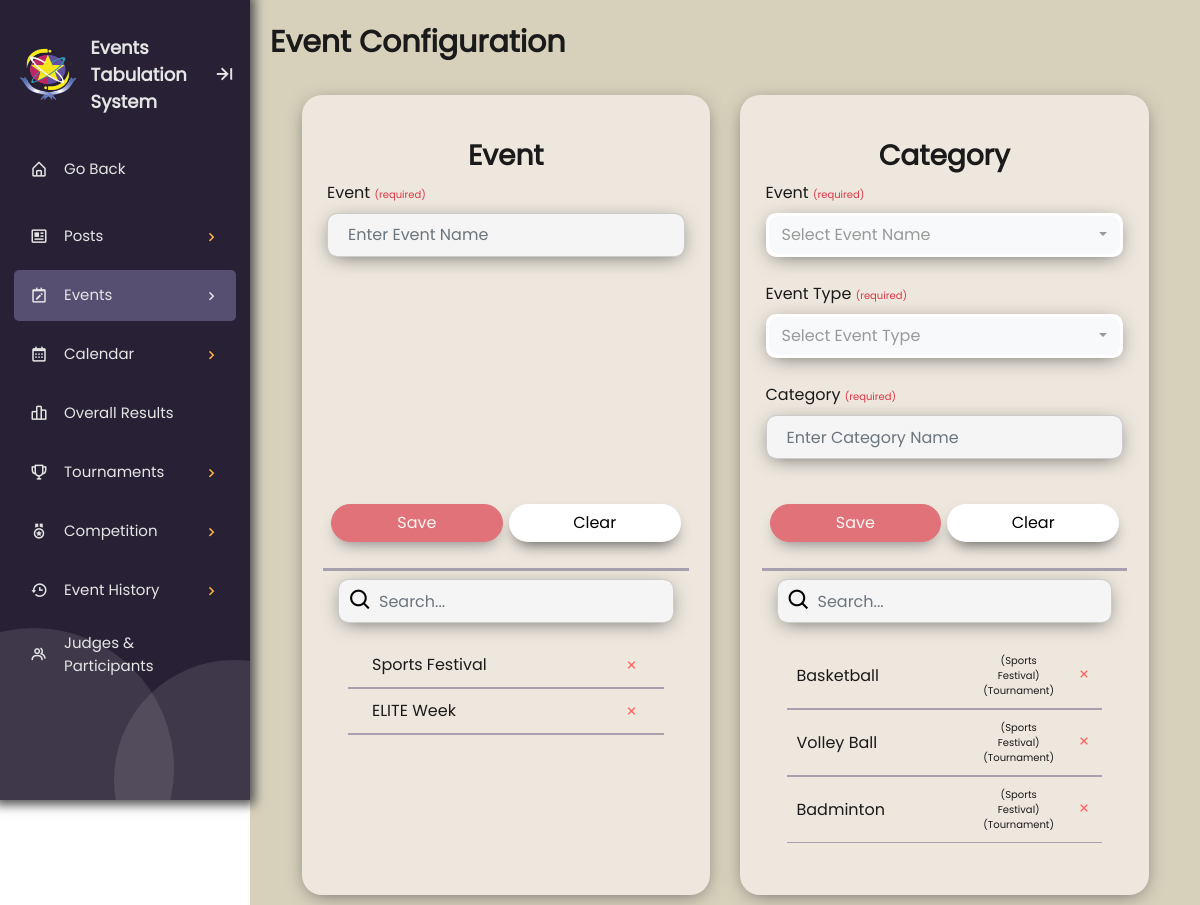
Page /EVE-admin-event-configuration.php (signed in) on the committed database.
### tables this page shows
CREATE TABLE `eventnametb` (
  `event_name_id` int(11) NOT NULL,
  `event_name` varchar(30) NOT NULL
);

CREATE TABLE `categorynametb` (
  `category_name_id` int(11) NOT NULL,
  `event_name_id` int(11) NOT NULL,
  `event_type_id` int(11) NOT NULL,
  `category_name` varchar(30) NOT NULL
);

CREATE TABLE `eventtypetb` (
  `event_type_id` int(11) NOT NULL,
  `event_type` varchar(15) NOT NULL
);

### php/EVE-admin-event-config-get-data.php (called while the page is built, shortened)
<?php
    $dbname=mysqli_connect("localhost","root","","pupets");
    $eventName_query = "SELECT * FROM `eventnametb`";
    $eventName = mysqli_query($dbname, $eventName_query);
    $categoryName_query = "SELECT * FROM `categorynametb`";
    $categoryName = mysqli_query($dbname, $categoryName_query);
?>

### EVE-admin-event-configuration.php (the view, shortened to what this page needs)
<?php
  include './php/EVE-admin-event-config-get-data.php';
?>
<!DOCTYPE html>
<html lang="en">
  <head>
    <link rel="stylesheet" href="./css/theme-mode.css">
    <link rel="stylesheet" href="./css/boxicons.css">
    <link rel="stylesheet" href="./css/responsive.css">
    <link rel="stylesheet" href="./css/sidebar-style.css">
    <link rel="stylesheet" href="./css/EVE-admin-bootstrap-select.min.css">
    <link rel="stylesheet" href="./css/EVE-admin-bootstrap4.min.css">
    <link rel="stylesheet" href="./css/EVE-admin-event-config.css">
    <link rel="stylesheet" href="./css/EVE-admin-confirmation.css">
  </head>
  <body>
    <div class="sidebar open box-shadow">
      <div class="bottom-design">
        <div class="design1"></div>
        <div class="design2"></div>
      </div>
      <div class="logo_details">
        <img src="./pictures/logo.png" alt="student council logo" class="icon logo">
        <div class="logo_name">Events Tabulation System</div>
        <i class="bx bx-arrow-to-right" id="btn"></i>
      </div>
      <div class="wrapper">
        <li class="nav-item top">
          <a href="index.php">
            <i class="bx bx-home-alt"></i>
            <span class="link_name">Go Back</span>
          </a>
        </li>
        <div class="sidebar-content-container">
          <ul class="nav-list">
            <li class="nav-item">
              <a href="#posts" class="menu_btn">
                <i class="bx bx-news"><i class="dropdown_icon bx bx-chevron-down"></i></i>
                <span class="link_name">Posts
                  <i class="change-icon dropdown_icon bx bx-chevron-right"></i>
                </span>
              </a>
            </li>
            <li class="nav-item">
              <a href="#event_menu" class="menu_btn active">
                <i class="bx bx-calendar-edit"><i class="dropdown_icon bx bx-chevron-down"></i></i>
                <span class="link_name">Events
                  <i class="change-icon dropdown_icon bx bx-chevron-right"></i>
                </span>
              </a>
            </li>
            <li class="nav-item">
              <a href="#" class="menu_btn">
                <i class="bx bx-calendar"><i class="dropdown_icon bx bx-chevron-down"></i></i>
                <span class="link_name">Calendar
                  <i class="change-icon dropdown_icon bx bx-chevron-right"></i>
                </span>
              </a>
            </li>
            <li class="nav-item">
              <a href="BAR-admin.php">
                <i class='bx bx-bar-chart-alt-2'></i>
                <span class="link_name">Overall Results</span>
              </a>
            </li>
            <li class="nav-item">
              <a href="#tournaments" class="menu_btn">
                <i class="bx bx-trophy"><i class="dropdown_icon bx bx-chevron-down"></i></i>
                <span class="link_name">Tournaments
                  <i class="change-icon dropdown_icon bx bx-chevron-right"></i>
                </span>
              </a>
            </li>
            <li class="nav-item">
              <a href="#competition" class="menu_btn">
                <i class="bx bx-medal"><i class="dropdown_icon bx bx-chevron-down"></i></i>
                <span class="link_name">Competition
                  <i class="change-icon dropdown_icon bx bx-chevron-right"></i>
                </span>
              </a>
            </li>
            <li class="nav-item">
              <a href="#event_history" class="menu_btn">
                <i class="bx bx-history"><i class="dropdown_icon bx bx-chevron-down"></i></i>
                <span class="link_name">Event History
                  <i class="change-icon dropdown_icon bx bx-chevron-right"></i>
                </span>
              </a>
            </li>
            <li class="nav-item">
              <a href="P&J-admin-formPJ.php">
                <i class="bx bx-group"></i>
                <span class="link_name">Judges & <br> Participants</span>
              </a>
            </li>
          </ul>
        </div>
      </div>
    </div>
    <section class="home-section">
      <div class="header">Event Configuration</div>
      <div class="container-fluid d-flex flex-column flex-md-row">
        <div class="d-flex flex-md-column col-md-6 justify-content-center align-items-center">
          <div class="event-name-config-container row flex-column d-flex justify-content-center content-box-shadow align-self-end me-3">
            <div class="d-flex justify-content-center position-relative h-config">
              <div class="container position-absolute h-100 pt-4">
                <div class="h3 text-center">Event</div>
                <form class="d-flex flex-column" action="<?php echo htmlspecialchars($_SERVER["PHP_SELF"]);?>" method="post">
                  <div class="form-group">
                    <label for="inputEventName" class="fs-6">Event <span class="req">(required)</span> </label>
                    <input type="text" class="form-control" id="inputEventName" placeholder="Enter Event Name" name="inputEventName" minlength="5" maxlength="25" required>
                  </div>
                  <div class="row px-3">
                    <button type="submit" class="col btn btn-danger justify-self-end align-self-end rounded-pill px-4" id="eventSaveBtn" name="eventSaveBtn">Save</button>
                    <div class="col btn justify-self-end align-self-end rounded-pill px-4" id="eventClearBtn" name="eventClearBtn" onclick="clearFormEvent('inputEventName', 'eventSaveBtn')">Clear</div>
                  </div>
                </form>
              </div>
            </div>
            <div class="d-flex justify-content-center position-relative h-data">
              <div class="d-flex container position-absolute h-100 flex-column">
                <i class='bx bx-search icon'></i>
                <input type="text" id="eventNameData" class="form-control my-2" placeholder="Search..." onkeyUp="eventNameSearch()">
                <div class="event-name-data-container">
                  <table id="eventNameTable">
                    <?php
                      $row = mysqli_num_rows($eventName);
                      if ($row > 0) {
                        while($result = mysqli_fetch_array($eventName)):;
                    ?>
                    <tr id="eventNameDataTable">
                      <td class="d-flex justify-content-between px-4">
                        <?php echo $result[1]; ?>
                          <i class='bx bx-x align-self-center color-red' name="eventNameDataDeleteBtn" onclick="show<?php echo $result[0];?>()"></i>
                      </td>
                    </tr>
                    <?php endwhile;
                      }
                    ?>
                  </table>
                </div>
              </div>
            </div>
          </div>
        </div>
        <div class="d-flex flex-md-column col-md-6 justify-content-center align-items-center">
          <div class="category-name-config-container row flex-column d-flex justify-content-start content-box-shadow align-self-start ms-3">
            <div class="d-flex justify-content-center position-relative h-config">
              <div class="container position-absolute h-100 pt-4">
                <div class="h3 text-center">Category</div>
                <form class="d-flex flex-column" action="<?php echo htmlspecialchars($_SERVER["PHP_SELF"]);?>" method="post">
                  <div class="form-group">
                    <label for="selectEventName" class="fs-6">Event <span class="req">(required)</span></label>
                  </div>
                  <div class="form-group">
                    <label for="selectEventType" class="fs-6">Event Type <span class="req">(required)</span></label>
                  </div>
                  <div class="form-group">
                    <label for="inputCategoryName" class="fs-6">Category <span class="req">(required)</span></label>
                    <input type="text" class="form-control" id="inputCategoryName" placeholder="Enter Category Name" name="inputCategoryName" minlength="5" maxlength="25" required>
                  </div>
                  <div class="row px-3">
                    <button type="submit" class="col btn btn-danger justify-self-end align-self-end rounded-pill px-4" id="categorySaveBtn" name="categorySaveBtn">Save</button>
                    <div class="col btn justify-self-end align-self-end rounded-pill px-4" id="categoryClearBtn" name="categoryClearBtn" onclick="clearFormCategory('inputCategoryName', 'categorySaveBtn')">Clear</div>
                  </div>
                </form>
              </div>
            </div>
            <div class="d-flex justify-content-center position-relative h-data">
                <div class="container position-absolute h-100 flex-column">
                  <i class='bx bx-search icon'></i>
                  <input type="text" id="categoryNameData" class="form-control my-2" placeholder="Search..." onkeyUp="categoryNameSearch()">
                  <div class="category-name-data-container">
                    <table id="categoryNameTable" data-name="categoryNameTable">
                      <?php
                        $row = mysqli_num_rows($categoryName);
                        if ($row > 0) {
                          while($result = mysqli_fetch_array($categoryName)):;
                          $categoryEventName_query = "SELECT * FROM eventnametb WHERE event_name_id = $result[1]";
                          $categoryEventNameResult = mysqli_query($dbname,$categoryEventName_query);
                          $categoryEventNameFetch = mysqli_fetch_array($categoryEventNameResult);
                          $categoryEventName = $categoryEventNameFetch[1];
                          $categoryEventType_query = "SELECT * FROM eventtypetb WHERE event_type_id = $result[2]";
                          $categoryEventTypeResult = mysqli_query($dbname,$categoryEventType_query);
                          $categoryEventTypeFetch = mysqli_fetch_array($categoryEventTypeResult);
                          $categoryEventType = $categoryEventTypeFetch[1];
                      ?>
                      <tr id="categoryNameDataTable">
                          <td><?php echo "$result[3] </td><td class='category-details'>($categoryEventName)($categoryEventType)</td>"; ?>
                          <td class="text-right">
                            <i class='bx bx-x align-self-end color-red' name="categoryNameDataDeleteBtn" onclick="show<?php echo $result[0];?>()"></i>
                        </td>
                      </tr>
                      <?php endwhile;
                        }
                      ?>
                    </table>
                  </div>
                </div>
              </div>
          </div>
        </div>
      </div>
    </section>
  </body>
</html>

### css/theme-mode.css (style rules this page uses)
:root[data-theme="light"] { --color-sidebar-bg:#282135; --color-sidebar-text: #e5e5e5; --color-sidebar-active: #635B81CC; --color-sidebar-subactive: #635B8180; --color-sidebar-hover: #635B8180; --color-sidebar-sublist-1: #FF605C; --color-sidebar-sublist-2: #00CA4E; --color-sidebar-sublist-3: #FFB546; --color-sidebar-sublist-4: #9747FF; --color-sidebar-chevron-icon: #FFB546; --color-shadow: #555; --color-body: #D7D1BC; --color-content-text: #1a1a1a; --color-content-line: #635B8180; --color-content-card: #EDE7DD; --color-search-show: #FF605C; --color-content-button: #EDE7DD; --color-content-button-line: #635B81; --color-acap: #9747FF; --color-aeces: #A84444; --color-elite: #DF851B; --color-give: #73A9CC; --color-jehra: #D3B692; --color-jmap: #FFBD44; --color-jpia: #CF1659; --color-piie: #16BA9D; --color-red: #A84444; --color-yellow: #FFB546; --color-green: #7FC76D; }

### css/EVE-admin-event-config.css (style rules this page uses)
.event-name-config-container, .category-name-config-container { background-color: var(--color-content-card); border-radius: 20px; width: 95%; height: 800px; margin: 10px 0 10px 0; padding: 20px 5% 20px 5%; }
.h3 { font-weight: bold; }
.h-config { height: 60%; border-bottom: 3px solid var(--color-content-line); }
.h-data { height: 40%; }
input, select, .bootstrap-select { border-radius: 10px!important; box-shadow: 0 4px 20px -6px var(--color-shadow); }
#eventSaveBtn, #eventClearBtn { border-radius: 20px!important; box-shadow: 0 8px 15px -6px var(--color-shadow); }
#categorySaveBtn, #categoryClearBtn { margin-top: 0px; border-radius: 20px!important; box-shadow: 0 8px 15px -6px var(--color-shadow); }
#eventClearBtn, #categoryClearBtn { background-color: white; color: black; }
.h-config .container { padding: 0 4px 0 4px; }
.home-section { color: var(--color-content-text); }
.event-name-data-container, .category-name-data-container { width: 100%; height: 200px; overflow-y: auto; padding: 0 10px 0 10px; }
table { width: 100%; }
table tr td, .h-data #noResultEve, .h-data #noResultCat, #noDataEve, #noDataCat { font-size: 16px; padding: 10px 0 10px 0; border-bottom: 2px solid var(--color-content-line); }
table tr td i { background-color: transparent; cursor: pointer; }
.h-data .icon { position: absolute; margin: 17px 0 0 10px; font-size: 25px; color: #000; }
.h-data #eventNameData, .h-data #categoryNameData { padding-left: 40px!important; }
#categoryNameTable td { padding: 10px 10px 10px 10px; }
#categoryNameTable .category-details { font-size: 10px; width: 30%; text-align: center; }
input { height: 44px; }
form { height: 85%; justify-content: space-between; }
.req { font-size: 10px; color: #dc3545; }

### css/EVE-admin-confirmation.css (style rules this page uses)
.btn { display: flex; align-items: center; justify-content: center; margin: 3px 3px; }
a { text-decoration: none!important; }

### rows in the picture
eventnametb: event_name "Sports Festival"
eventnametb: event_name "ELITE Week"
categorynametb: category_name "Basketball", event_name.event_name "Sports Festival", event_type.event_type "Tournament"
categorynametb: category_name "Volley Ball", event_name.event_name "Sports Festival", event_type.event_type "Tournament"
categorynametb: category_name "Badminton", event_name.event_name "Sports Festival", event_type.event_type "Tournament"
